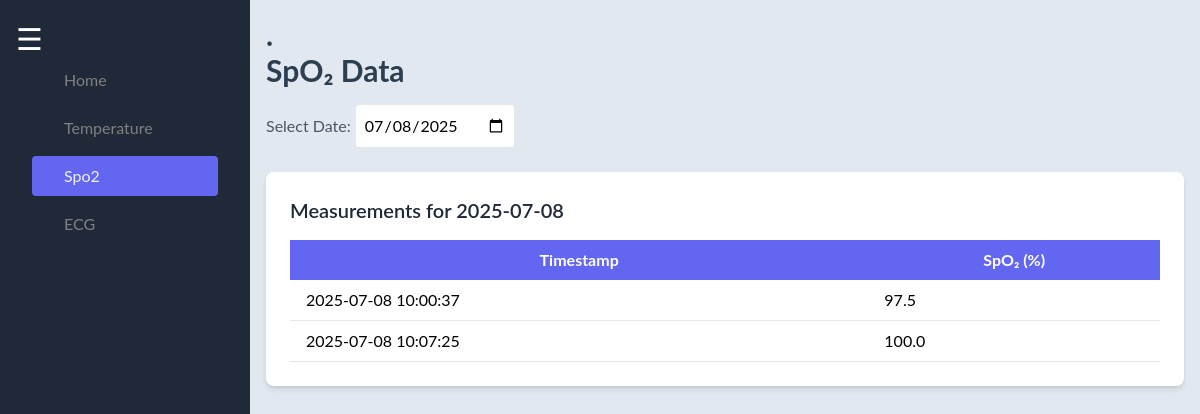
Page /spo2 on the committed database.
### tables this page shows
CREATE TABLE "spo2_data" (
	"id"	INTEGER,
	"timestamp"	TEXT NOT NULL,
	"spo2"	REAL,
	PRIMARY KEY("id" AUTOINCREMENT)
);

### dz_app/app.py (the view)
@app.route('/spo2', methods=['GET'])
def spo2():
    selected_date = request.args.get('date')
    data = get_data('spo2_data', selected_date)
    latest_date = get_latest_date('spo2_data')
    return render_template('spo2.html', data=data, selected_date=selected_date, latest_date=latest_date)

### dz_app/app.py (called while the page is built)
def get_db_connection():
    try:
        conn = sqlite3.connect(DB_PATH)
        conn.row_factory = sqlite3.Row
        return conn
    except sqlite3.Error as e:
        print(f"Database connection error: {e}")
        return None

def get_latest_date(table):
    conn = get_db_connection()
    if not conn:
        return None
    cursor = conn.cursor()
    try:
        cursor.execute(f"SELECT MAX(timestamp) as latest FROM {table}")
        result = cursor.fetchone()
        conn.close()
        return result['latest'].split(' ')[0] if result['latest'] else None
    except sqlite3.Error as e:
        print(f"Error getting latest date from {table}: {e}")
        conn.close()
        return None

### dz_app/templates/spo2.html (shortened to what this page needs)
<!DOCTYPE html>
<html lang="en">
<head>
  <link
    href="https://cdn.jsdelivr.net/npm/tailwindcss@2.2.19/dist/tailwind.min.css"
    rel="stylesheet"
  />
  <link
    rel="stylesheet"
    href="{{ url_for('static', filename='css/styles.css') }}"
  />
</head>
<body>
    <button id="toggleSidebar" class="text-white fixed top-2 left-2 z-30 bg-opal-dark rounded p-2">
        <span>☰</span>
    </button>
<aside
  id="sidebar"
  class="fixed inset-y-0 left-0 z-40 w-56 bg-gray-800 text-white p-4
         transform -translate-x-full transition-transform duration-200
         md:translate-x-0 overflow-y-auto pt-16"
>
  <nav class="flex flex-col space-y-2 px-4">
    <a href="/"            class="block hover:bg-gray-700 p-2 rounded">Home</a>
    <a href="/temperature" class="block hover:bg-gray-700 p-2 rounded">Temperature</a>
	<a href="/spo2"         class="block bg-opal-light hover:bg-gray-700 p-2 rounded">Spo2</a>
    <a href="/ecg"        class="block hover:bg-gray-700 p-2 rounded">ECG</a>
  </nav>
</aside>
	<div id="main">
        <h1 class="text-3xl font-bold text-opal-dark">.</h1>
		<h1 class="text-3xl font-bold text-opal-dark">SpO₂ Data</h1>
        <div class="mt-4">
      <label for="datePicker" class="text-gray-600">Select Date:</label>
      <input
        type="date"
        id="datePicker"
        value="{{ selected_date or latest_date }}"
        class="border rounded p-2"
      />
    </div>
    <div class="mt-6 bg-white p-6 rounded-lg shadow-md">
      <h2 class="text-xl font-semibold text-gray-800 mb-4">
        Measurements for {{ selected_date or latest_date or 'No Data' }}
      </h2>
      {% if data %}
        <table class="w-full">
          <thead>
            <tr class="bg-opal-light text-white">
              <th class="py-2 px-4">Timestamp</th>
              <th class="py-2 px-4">SpO₂ (%)</th>
            </tr>
          </thead>
          <tbody>
            {% for row in data %}
              <tr class="border-b">
                <td class="py-2 px-4">{{ row.timestamp }}</td>
                <td class="py-2 px-4">{{ row.spo2 }}</td>
              </tr>
            {% endfor %}
          </tbody>
        </table>
      {% else %}
        <p class="text-gray-600">
          No SpO₂ data available. Please select another date.
        </p>
      {% endif %}
    </div>
</body>
</html>

### dz_app/static/css/styles.css (style rules this page uses)
:root { --opal-dark: #2C3E50; --opal-light: #6366F1; --opal-accent: #E2E8F0; }
#sidebar { background-color: var(--opal-dark); height: 100%; width: 250px; position: fixed; z-index: 20; top: 0; left: 0; overflow-x: hidden; transition: width 0.5s ease-in-out; padding-top: 60px; }
#sidebar a { padding: 8px 8px 8px 32px; text-decoration: none; color: #818181; display: block; transition: color 0.3s; }
#sidebar a:hover, #sidebar a.bg-opal-light { color: #f1f1f1; background-color: var(--opal-light); }
#toggleSidebar { z-index: 30; font-size: 30px; cursor: pointer; }
#main { transition: margin-left 0.5s ease-in-out; padding: 16px; margin-left: 250px; }
body { background-color: var(--opal-accent); font-family: 'Lato', sans-serif; }
h1, h2 { color: var(--opal-dark); }
table thead { background-color: var(--opal-light); }
#sidebar { background-color: #1f2937 !important; }
#toggleSidebar { z-index: 999 !important; }

### rows in the picture
spo2_data: timestamp "2025-07-08 10:00:37", spo2 "97.5"
spo2_data: timestamp "2025-07-08 10:07:25", spo2 "100.0"

### other values in the picture
{{ selected_date or latest_date or 'No Data' }} "2025-07-08"
